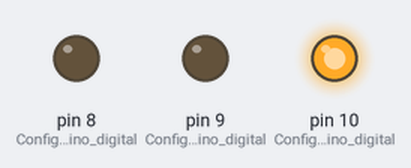
Simulated run of this program. Board: Arduino Uno, built with avr-gcc and run on an emulated ATmega328P. Parts: output pins drawn as LEDs (lit = HIGH).

Above: at 1.0 s.
At 3.0 s:
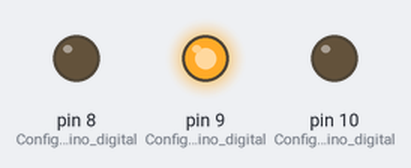
At 5.0 s:
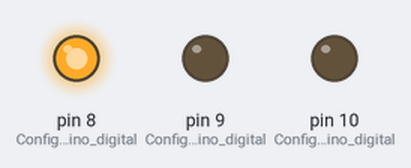
Timing chart, 0 to 7.8 s (numbered marks = the images above):
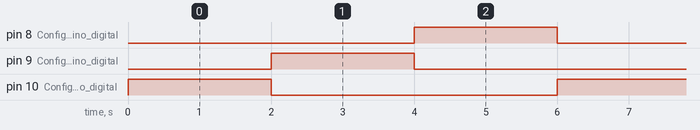

The program:

main.cpp
```cpp
#include <Arduino.h>
// O objetivo deste codigo é simular um semaforo

void setup() {
  pinMode(10, OUTPUT); // Configura o pino digital 10 como saida
  pinMode(9, OUTPUT); // Configura o pino digital 9 como saida
  pinMode(8, OUTPUT); // Configura o pino digital 8 como saida
}

// A função loop() é executa a instrução repetidamente
void loop() {
  digitalWrite(10, HIGH); // Liga o Led conectado ao pino 10
  delay(2000); // Aguarda 2s antes de executar a proxima instrução
  digitalWrite(10, LOW); // Após 2s desliga o Led conectado ao pino 10

  digitalWrite(9, HIGH);// Liga o Led conectado ao pino 10
  delay(2000);// Aguarda 2s antes de executar a proxima instrução
  digitalWrite(9, LOW);  // Após 2s desliga o Led conectado ao pino 10

  digitalWrite(8, HIGH); // Liga o Led conectado ao pino 10
  delay(2000);// Aguarda 2s antes de executar a proxima instrução
  digitalWrite(8, LOW);  // Após 2s desliga o Led conectado ao pino 10
}
```

Measured:
- by itself, pin 8 (Configura_o_pino_digital), pin 9 (Configura_o_pino_digital), pin 10 (Configura_o_pino_digital): alternates HIGH for 2.0 s and LOW for 4.0 s
- by itself, everything shown: repeats every 6.0 s, in 4 steps
